Frame 1 (no input): blank canvas, image omitted
Frame 60 (the mouse pressed at the canvas centre just before this capture): blank canvas, image omitted
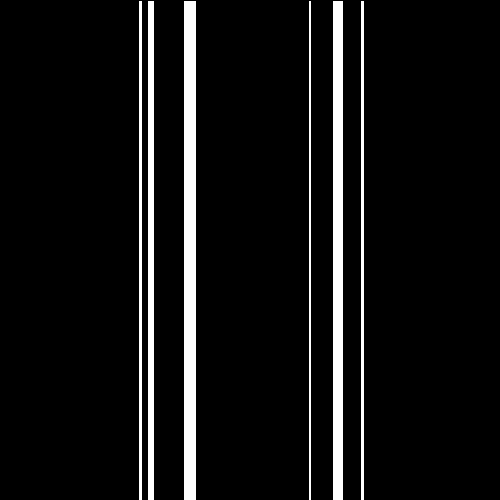
Frame 120 (the mouse held since frame 60 and released just before this capture)

The Processing sketch whose frames 1 and 60 were blank and that drew this single picture after the mouse press (run headless with seeded random() and noise(); from frame 60 on, the mouse is pressed at the canvas centre):

// Processing sketch: line
// ── line.pde
int x;
int y;
int m;
int n;
boolean mouseClicked=false;

void setup() {
  size(500, 500);
  background(0);
  rectMode(CENTER);
}

void draw() {
  if (mousePressed&&!mouseClicked) {
    mouseClicked=true;
    x=mouseX;
    y=mouseX;
    m=mouseY;
    n=mouseY;
  }
  if (mouseClicked) {
    background(0);
    x-=1;
    y+=1;
    m-=1;
    n+=1;
    line1();
    //line2();
  }
  if (x<0&&y>width&&m<0&&n>height) {
    background(0);
    mouseClicked=false;
  }
}

void line1() {
  fill(255);
  rect(x, height/2, random(width/30), height);
  rect(x-random(20, 40), height/2, random(width/30), height);
  rect(x-random(40, 60), height/2, random(width/30), height);
  rect(y, height/2, random(width/30), height);
  rect(y+random(20, 40), height/2, random(width/30), height);
  rect(y+random(40, 60), height/2, random(width/30), height);
}

void line2() {
  fill(255);
  rect(width/2, m, random(height/30), width);
  rect(width/2, m-random(20, 40), random(height/30), width);
  rect(width/2, m-random(40, 60), random(height/30), width);
  rect(width/2, n, random(height/30), height);
  rect(width/2, n+random(20, 40), random(height/30), width);
  rect(width/2, n+random(40, 60), random(height/30), width);
}
